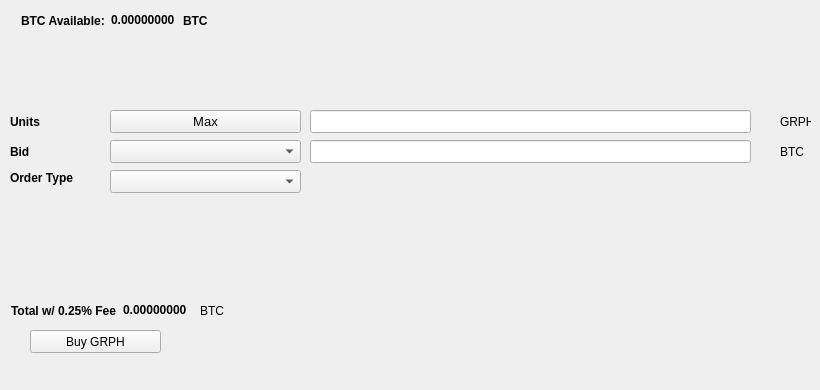
   <widget class="QWidget" name="BuyTab">
    <attribute name="title">
     <string>Buy</string>
    </attribute>
    <widget class="QPushButton" name="BuyGRPH">
     <property name="geometry">
      <rect>
       <x>30</x>
       <y>330</y>
       <width>131</width>
       <height>23</height>
      </rect>
     </property>
     <property name="text">
      <string>Buy GRPH</string>
     </property>
     <property name="icon">
      <iconset resource="../graphcoin.qrc">
       <normaloff>:/icons/bitcoin</normaloff>:/icons/bitcoin</iconset>
     </property>
    </widget>
    <widget class="QLabel" name="label_3">
     <property name="geometry">
      <rect>
       <x>10</x>
       <y>110</y>
       <width>46</width>
       <height>23</height>
      </rect>
     </property>
     <property name="font">
      <font>
       <weight>75</weight>
       <bold>true</bold>
      </font>
     </property>
     <property name="text">
      <string>Units</string>
     </property>
    </widget>
    <widget class="QLineEdit" name="UnitsInput">
     <property name="geometry">
      <rect>
       <x>310</x>
       <y>110</y>
       <width>441</width>
       <height>23</height>
      </rect>
     </property>
     <property name="font">
      <font>
       <pointsize>9</pointsize>
       <weight>75</weight>
       <bold>true</bold>
      </font>
     </property>
    </widget>
    <widget class="QLineEdit" name="BuyBidPriceEdit">
     <property name="geometry">
      <rect>
       <x>310</x>
       <y>140</y>
       <width>441</width>
       <height>23</height>
      </rect>
     </property>
     <property name="font">
      <font>
       <pointsize>9</pointsize>
       <weight>75</weight>
       <bold>true</bold>
      </font>
     </property>
    </widget>
    <widget class="QLabel" name="label_4">
     <property name="geometry">
      <rect>
       <x>780</x>
       <y>110</y>
       <width>31</width>
       <height>23</height>
      </rect>
     </property>
     <property name="text">
      <string>GRPH</string>
     </property>
    </widget>
    <widget class="QLabel" name="label_5">
     <property name="geometry">
      <rect>
       <x>780</x>
       <y>140</y>
       <width>31</width>
       <height>23</height>
      </rect>
     </property>
     <property name="text">
      <string>BTC</string>
     </property>
    </widget>
    <widget class="QLabel" name="label_6">
     <property name="geometry">
      <rect>
       <x>10</x>
       <y>140</y>
       <width>46</width>
       <height>23</height>
      </rect>
     </property>
     <property name="font">
      <font>
       <weight>75</weight>
       <bold>true</bold>
      </font>
     </property>
     <property name="text">
      <string>Bid</string>
     </property>
    </widget>
    <widget class="QLabel" name="label_7">
     <property name="geometry">
      <rect>
       <x>10</x>
       <y>170</y>
       <width>91</width>
       <height>16</height>
      </rect>
     </property>
     <property name="font">
      <font>
       <weight>75</weight>
       <bold>true</bold>
      </font>
     </property>
     <property name="text">
      <string>Order Type</string>
     </property>
    </widget>
    <widget class="QPushButton" name="Buy_Max_Amount">
     <property name="geometry">
      <rect>
       <x>110</x>
       <y>110</y>
       <width>191</width>
       <height>23</height>
      </rect>
     </property>
     <property name="font">
      <font>
       <pointsize>10</pointsize>
      </font>
     </property>
     <property name="text">
      <string>Max</string>
     </property>
    </widget>
    <widget class="QComboBox" name="BuyBidcomboBox">
     <property name="geometry">
      <rect>
       <x>110</x>
       <y>140</y>
       <width>191</width>
       <height>23</height>
      </rect>
     </property>
     <property name="font">
      <font>
       <pointsize>10</pointsize>
      </font>
     </property>
    </widget>
    <widget class="QComboBox" name="buyOrdertypeCombo">
     <property name="geometry">
      <rect>
       <x>110</x>
       <y>170</y>
       <width>191</width>
       <height>23</height>
      </rect>
     </property>
     <property name="font">
      <font>
       <pointsize>10</pointsize>
      </font>
     </property>
    </widget>
    <widget class="QWidget" name="layoutWidget1">
     <property name="geometry">
      <rect>
       <x>21</x>
       <y>11</y>
       <width>227</width>
       <height>19</height>
      </rect>
     </property>
     <layout class="QHBoxLayout" name="horizontalLayout_3">
      <item>
       <widget class="QLabel" name="label232">
        <property name="font">
         <font>
          <weight>75</weight>
          <bold>true</bold>
         </font>
        </property>
        <property name="text">
         <string>BTC Available:</string>
        </property>
       </widget>
      </item>
      <item>
       <widget class="QLabel" name="BtcAvailableLbl">
        <property name="palette">
         <palette>
          <active>
           <colorrole role="WindowText">
            <brush brushstyle="SolidPattern">
             <color alpha="255">
              <red>0</red>
              <green>0</green>
              <blue>0</blue>
             </color>
            </brush>
           </colorrole>
           <colorrole role="Button">
            <brush brushstyle="SolidPattern">
             <color alpha="255">
              <red>0</red>
              <green>170</green>
              <blue>0</blue>
             </color>
            </brush>
           </colorrole>
           <colorrole role="Light">
            <brush brushstyle="SolidPattern">
             <color alpha="255">
              <red>0</red>
              <green>255</green>
              <blue>0</blue>
             </color>
            </brush>
           </colorrole>
           <colorrole role="Midlight">
            <brush brushstyle="SolidPattern">
             <color alpha="255">
              <red>0</red>
              <green>212</green>
              <blue>0</blue>
             </color>
            </brush>
           </colorrole>
           <colorrole role="Dark">
            <brush brushstyle="SolidPattern">
             <color alpha="255">
              <red>0</red>
              <green>85</green>
              <blue>0</blue>
             </color>
            </brush>
           </colorrole>
           <colorrole role="Mid">
            <brush brushstyle="SolidPattern">
             <color alpha="255">
              <red>0</red>
              <green>113</green>
              <blue>0</blue>
             </color>
            </brush>
           </colorrole>
           <colorrole role="Text">
            <brush brushstyle="SolidPattern">
             <color alpha="255">
              <red>0</red>
              <green>170</green>
              <blue>0</blue>
             </color>
            </brush>
           </colorrole>
           <colorrole role="BrightText">
            <brush brushstyle="SolidPattern">
             <color alpha="255">
              <red>255</red>
              <green>255</green>
              <blue>255</blue>
             </color>
            </brush>
           </colorrole>
           <colorrole role="ButtonText">
            <brush brushstyle="SolidPattern">
             <color alpha="255">
              <red>0</red>
              <green>0</green>
              <blue>0</blue>
             </color>
            </brush>
           </colorrole>
           <colorrole role="Base">
            <brush brushstyle="SolidPattern">
             <color alpha="255">
              <red>255</red>
              <green>255</green>
              <blue>255</blue>
             </color>
            </brush>
           </colorrole>
           <colorrole role="Window">
            <brush brushstyle="SolidPattern">
             <color alpha="255">
              <red>0</red>
              <green>170</green>
              <blue>0</blue>
             </color>
            </brush>
           </colorrole>
           <colorrole role="Shadow">
            <brush brushstyle="SolidPattern">
             <color alpha="255">
              <red>0</red>
              <green>0</green>
              <blue>0</blue>
             </color>
            </brush>
           </colorrole>
           <colorrole role="AlternateBase">
            <brush brushstyle="SolidPattern">
             <color alpha="255">
              <red>127</red>
              <green>212</green>
              <blue>127</blue>
             </color>
            </brush>
           </colorrole>
           <colorrole role="ToolTipBase">
            <brush brushstyle="SolidPattern">
             <color alpha="255">
              <red>255</red>
              <green>255</green>
              <blue>220</blue>
             </color>
            </brush>
           </colorrole>
           <colorrole role="ToolTipText">
            <brush brushstyle="SolidPattern">
             <color alpha="255">
              <red>0</red>
              <green>0</green>
              <blue>0</blue>
             </color>
            </brush>
           </colorrole>
          </active>
          <inactive>
           <colorrole role="WindowText">
            <brush brushstyle="SolidPattern">
             <color alpha="255">
              <red>0</red>
              <green>0</green>
              <blue>0</blue>
             </color>
            </brush>
           </colorrole>
           <colorrole role="Button">
            <brush brushstyle="SolidPattern">
             <color alpha="255">
              <red>0</red>
              <green>170</green>
              <blue>0</blue>
             </color>
            </brush>
           </colorrole>
           <colorrole role="Light">
            <brush brushstyle="SolidPattern">
             <color alpha="255">
              <red>0</red>
              <green>255</green>
              <blue>0</blue>
             </color>
            </brush>
           </colorrole>
           <colorrole role="Midlight">
            <brush brushstyle="SolidPattern">
             <color alpha="255">
              <red>0</red>
              <green>212</green>
              <blue>0</blue>
             </color>
            </brush>
           </colorrole>
           <colorrole role="Dark">
            <brush brushstyle="SolidPattern">
             <color alpha="255">
              <red>0</red>
              <green>85</green>
              <blue>0</blue>
             </color>
            </brush>
           </colorrole>
           <colorrole role="Mid">
            <brush brushstyle="SolidPattern">
             <color alpha="255">
              <red>0</red>
              <green>113</green>
              <blue>0</blue>
             </color>
            </brush>
           </colorrole>
           <colorrole role="Text">
            <brush brushstyle="SolidPattern">
             <color alpha="255">
              <red>0</red>
              <green>170</green>
              <blue>0</blue>
             </color>
            </brush>
           </colorrole>
           <colorrole role="BrightText">
            <brush brushstyle="SolidPattern">
             <color alpha="255">
              <red>255</red>
              <green>255</green>
              <blue>255</blue>
             </color>
            </brush>
           </colorrole>
           <colorrole role="ButtonText">
            <brush brushstyle="SolidPattern">
             <color alpha="255">
              <red>0</red>
              <green>0</green>
              <blue>0</blue>
             </color>
            </brush>
           </colorrole>
           <colorrole role="Base">
            <brush brushstyle="SolidPattern">
             <color alpha="255">
              <red>255</red>
              <green>255</green>
              <blue>255</blue>
             </color>
            </brush>
           </colorrole>
           <colorrole role="Window">
            <brush brushstyle="SolidPattern">
             <color alpha="255">
              <red>0</red>
              <green>170</green>
              <blue>0</blue>
             </color>
            </brush>
           </colorrole>
           <colorrole role="Shadow">
            <brush brushstyle="SolidPattern">
             <color alpha="255">
              <red>0</red>
              <green>0</green>
              <blue>0</blue>
             </color>
            </brush>
           </colorrole>
           <colorrole role="AlternateBase">
            <brush brushstyle="SolidPattern">
             <color alpha="255">
              <red>127</red>
              <green>212</green>
              <blue>127</blue>
             </color>
            </brush>
           </colorrole>
           <colorrole role="ToolTipBase">
            <brush brushstyle="SolidPattern">
             <color alpha="255">
              <red>255</red>
              <green>255</green>
              <blue>220</blue>
             </color>
            </brush>
           </colorrole>
           <colorrole role="ToolTipText">
            <brush brushstyle="SolidPattern">
             <color alpha="255">
              <red>0</red>
              <green>0</green>
              <blue>0</blue>
             </color>
            </brush>
           </colorrole>
          </inactive>
          <disabled>
           <colorrole role="WindowText">
            <brush brushstyle="SolidPattern">
             <color alpha="255">
              <red>0</red>
              <green>85</green>
              <blue>0</blue>
             </color>
            </brush>
           </colorrole>
           <colorrole role="Button">
            <brush brushstyle="SolidPattern">
             <color alpha="255">
              <red>0</red>
              <green>170</green>
              <blue>0</blue>
             </color>
            </brush>
           </colorrole>
           <colorrole role="Light">
            <brush brushstyle="SolidPattern">
             <color alpha="255">
              <red>0</red>
              <green>255</green>
              <blue>0</blue>
             </color>
            </brush>
           </colorrole>
           <colorrole role="Midlight">
            <brush brushstyle="SolidPattern">
             <color alpha="255">
              <red>0</red>
              <green>212</green>
              <blue>0</blue>
             </color>
            </brush>
           </colorrole>
           <colorrole role="Dark">
            <brush brushstyle="SolidPattern">
             <color alpha="255">
              <red>0</red>
              <green>85</green>
              <blue>0</blue>
             </color>
            </brush>
           </colorrole>
           <colorrole role="Mid">
            <brush brushstyle="SolidPattern">
             <color alpha="255">
              <red>0</red>
              <green>113</green>
              <blue>0</blue>
             </color>
            </brush>
           </colorrole>
           <colorrole role="Text">
            <brush brushstyle="SolidPattern">
             <color alpha="255">
              <red>0</red>
              <green>85</green>
              <blue>0</blue>
             </color>
            </brush>
           </colorrole>
           <colorrole role="BrightText">
            <brush brushstyle="SolidPattern">
             <color alpha="255">
              <red>255</red>
              <green>255</green>
              <blue>255</blue>
             </color>
            </brush>
           </colorrole>
           <colorrole role="ButtonText">
            <brush brushstyle="SolidPattern">
             <color alpha="255">
              <red>0</red>
              <green>85</green>
              <blue>0</blue>
             </color>
            </brush>
           </colorrole>
           <colorrole role="Base">
            <brush brushstyle="SolidPattern">
             <color alpha="255">
              <red>0</red>
              <green>170</green>
              <blue>0</blue>
             </color>
            </brush>
           </colorrole>
           <colorrole role="Window">
            <brush brushstyle="SolidPattern">
             <color alpha="255">
              <red>0</red>
              <green>170</green>
              <blue>0</blue>
             </color>
            </brush>
           </colorrole>
           <colorrole role="Shadow">
            <brush brushstyle="SolidPattern">
             <color alpha="255">
              <red>0</red>
              <green>0</green>
              <blue>0</blue>
             </color>
            </brush>
           </colorrole>
           <colorrole role="AlternateBase">
            <brush brushstyle="SolidPattern">
             <color alpha="255">
              <red>0</red>
              <green>170</green>
              <blue>0</blue>
             </color>
            </brush>
           </colorrole>
           <colorrole role="ToolTipBase">
            <brush brushstyle="SolidPattern">
             <color alpha="255">
              <red>255</red>
              <green>255</green>
              <blue>220</blue>
             </color>
            </brush>
           </colorrole>
           <colorrole role="ToolTipText">
            <brush brushstyle="SolidPattern">
             <color alpha="255">
              <red>0</red>
              <green>0</green>
              <blue>0</blue>
             </color>
            </brush>
           </colorrole>
          </disabled>
         </palette>
        </property>
        <property name="font">
         <font>
          <weight>75</weight>
          <bold>true</bold>
         </font>
        </property>
        <property name="text">
         <string>0.00000000</string>
        </property>
        <property name="textInteractionFlags">
         <set>Qt::LinksAccessibleByMouse|Qt::TextSelectableByKeyboard|Qt::TextSelectableByMouse</set>
        </property>
       </widget>
      </item>
      <item>
       <widget class="QLabel" name="BtcAvailableLbl_2">
        <property name="font">
         <font>
          <weight>75</weight>
          <bold>true</bold>
         </font>
        </property>
        <property name="text">
         <string>BTC</string>
        </property>
       </widget>
      </item>
     </layout>
    </widget>
    <widget class="QWidget" name="layoutWidge2">
     <property name="geometry">
      <rect>
       <x>11</x>
       <y>301</y>
       <width>259</width>
       <height>19</height>
      </rect>
     </property>
     <layout class="QHBoxLayout" name="horizontalLayout_4">
      <item>
       <widget class="QLabel" name="label_9">
        <property name="font">
         <font>
          <weight>75</weight>
          <bold>true</bold>
         </font>
        </property>
        <property name="text">
         <string>Total w/ 0.25% Fee</string>
        </property>
       </widget>
      </item>
      <item>
       <widget class="QLabel" name="BuyCostLabel">
        <property name="palette">
         <palette>
          <active>
           <colorrole role="WindowText">
            <brush brushstyle="SolidPattern">
             <color alpha="255">
              <red>0</red>
              <green>0</green>
              <blue>0</blue>
             </color>
            </brush>
           </colorrole>
           <colorrole role="Button">
            <brush brushstyle="SolidPattern">
             <color alpha="255">
              <red>0</red>
              <green>170</green>
              <blue>0</blue>
             </color>
            </brush>
           </colorrole>
           <colorrole role="Light">
            <brush brushstyle="SolidPattern">
             <color alpha="255">
              <red>0</red>
              <green>255</green>
              <blue>0</blue>
             </color>
            </brush>
           </colorrole>
           <colorrole role="Midlight">
            <brush brushstyle="SolidPattern">
             <color alpha="255">
              <red>0</red>
              <green>212</green>
              <blue>0</blue>
             </color>
            </brush>
           </colorrole>
           <colorrole role="Dark">
            <brush brushstyle="SolidPattern">
             <color alpha="255">
              <red>0</red>
              <green>85</green>
              <blue>0</blue>
             </color>
            </brush>
           </colorrole>
           <colorrole role="Mid">
            <brush brushstyle="SolidPattern">
             <color alpha="255">
              <red>0</red>
              <green>113</green>
              <blue>0</blue>
             </color>
            </brush>
           </colorrole>
           <colorrole role="Text">
            <brush brushstyle="SolidPattern">
             <color alpha="255">
              <red>0</red>
              <green>170</green>
              <blue>0</blue>
             </color>
            </brush>
           </colorrole>
           <colorrole role="BrightText">
            <brush brushstyle="SolidPattern">
             <color alpha="255">
              <red>255</red>
              <green>255</green>
              <blue>255</blue>
             </color>
            </brush>
           </colorrole>
           <colorrole role="ButtonText">
            <brush brushstyle="SolidPattern">
             <color alpha="255">
              <red>0</red>
              <green>0</green>
              <blue>0</blue>
             </color>
            </brush>
           </colorrole>
           <colorrole role="Base">
            <brush brushstyle="SolidPattern">
             <color alpha="255">
              <red>255</red>
              <green>255</green>
              <blue>255</blue>
             </color>
            </brush>
           </colorrole>
           <colorrole role="Window">
            <brush brushstyle="SolidPattern">
             <color alpha="255">
              <red>0</red>
              <green>170</green>
              <blue>0</blue>
             </color>
            </brush>
           </colorrole>
           <colorrole role="Shadow">
            <brush brushstyle="SolidPattern">
             <color alpha="255">
              <red>0</red>
              <green>0</green>
              <blue>0</blue>
             </color>
            </brush>
           </colorrole>
           <colorrole role="AlternateBase">
            <brush brushstyle="SolidPattern">
             <color alpha="255">
              <red>127</red>
              <green>212</green>
              <blue>127</blue>
             </color>
            </brush>
           </colorrole>
           <colorrole role="ToolTipBase">
            <brush brushstyle="SolidPattern">
             <color alpha="255">
              <red>255</red>
              <green>255</green>
              <blue>220</blue>
             </color>
            </brush>
           </colorrole>
           <colorrole role="ToolTipText">
            <brush brushstyle="SolidPattern">
             <color alpha="255">
              <red>0</red>
              <green>0</green>
              <blue>0</blue>
             </color>
            </brush>
           </colorrole>
          </active>
          <inactive>
           <colorrole role="WindowText">
            <brush brushstyle="SolidPattern">
             <color alpha="255">
              <red>0</red>
              <green>0</green>
              <blue>0</blue>
             </color>
            </brush>
           </colorrole>
           <colorrole role="Button">
            <brush brushstyle="SolidPattern">
             <color alpha="255">
              <red>0</red>
              <green>170</green>
              <blue>0</blue>
             </color>
            </brush>
           </colorrole>
           <colorrole role="Light">
            <brush brushstyle="SolidPattern">
             <color alpha="255">
              <red>0</red>
              <green>255</green>
              <blue>0</blue>
             </color>
            </brush>
           </colorrole>
           <colorrole role="Midlight">
            <brush brushstyle="SolidPattern">
             <color alpha="255">
              <red>0</red>
              <green>212</green>
              <blue>0</blue>
             </color>
            </brush>
           </colorrole>
           <colorrole role="Dark">
            <brush brushstyle="SolidPattern">
             <color alpha="255">
              <red>0</red>
              <green>85</green>
              <blue>0</blue>
             </color>
            </brush>
           </colorrole>
           <colorrole role="Mid">
            <brush brushstyle="SolidPattern">
             <color alpha="255">
              <red>0</red>
              <green>113</green>
              <blue>0</blue>
             </color>
            </brush>
           </colorrole>
           <colorrole role="Text">
            <brush brushstyle="SolidPattern">
             <color alpha="255">
              <red>0</red>
              <green>170</green>
              <blue>0</blue>
             </color>
            </brush>
           </colorrole>
           <colorrole role="BrightText">
            <brush brushstyle="SolidPattern">
             <color alpha="255">
              <red>255</red>
              <green>255</green>
              <blue>255</blue>
             </color>
            </brush>
           </colorrole>
           <colorrole role="ButtonText">
            <brush brushstyle="SolidPattern">
             <color alpha="255">
              <red>0</red>
              <green>0</green>
              <blue>0</blue>
             </color>
            </brush>
           </colorrole>
           <colorrole role="Base">
            <brush brushstyle="SolidPattern">
             <color alpha="255">
              <red>255</red>
              <green>255</green>
              <blue>255</blue>
             </color>
            </brush>
           </colorrole>
           <colorrole role="Window">
            <brush brushstyle="SolidPattern">
             <color alpha="255">
              <red>0</red>
              <green>170</green>
              <blue>0</blue>
             </color>
            </brush>
           </colorrole>
           <colorrole role="Shadow">
            <brush brushstyle="SolidPattern">
             <color alpha="255">
              <red>0</red>
              <green>0</green>
              <blue>0</blue>
             </color>
            </brush>
           </colorrole>
           <colorrole role="AlternateBase">
            <brush brushstyle="SolidPattern">
             <color alpha="255">
              <red>127</red>
              <green>212</green>
              <blue>127</blue>
             </color>
            </brush>
           </colorrole>
           <colorrole role="ToolTipBase">
            <brush brushstyle="SolidPattern">
             <color alpha="255">
              <red>255</red>
              <green>255</green>
              <blue>220</blue>
             </color>
            </brush>
           </colorrole>
           <colorrole role="ToolTipText">
            <brush brushstyle="SolidPattern">
             <color alpha="255">
              <red>0</red>
              <green>0</green>
              <blue>0</blue>
             </color>
            </brush>
           </colorrole>
          </inactive>
          <disabled>
           <colorrole role="WindowText">
            <brush brushstyle="SolidPattern">
             <color alpha="255">
              <red>0</red>
              <green>85</green>
              <blue>0</blue>
             </color>
            </brush>
           </colorrole>
           <colorrole role="Button">
            <brush brushstyle="SolidPattern">
             <color alpha="255">
              <red>0</red>
              <green>170</green>
              <blue>0</blue>
             </color>
            </brush>
           </colorrole>
           <colorrole role="Light">
            <brush brushstyle="SolidPattern">
             <color alpha="255">
              <red>0</red>
              <green>255</green>
              <blue>0</blue>
             </color>
            </brush>
           </colorrole>
           <colorrole role="Midlight">
            <brush brushstyle="SolidPattern">
             <color alpha="255">
              <red>0</red>
              <green>212</green>
              <blue>0</blue>
             </color>
            </brush>
           </colorrole>
           <colorrole role="Dark">
            <brush brushstyle="SolidPattern">
             <color alpha="255">
              <red>0</red>
              <green>85</green>
              <blue>0</blue>
             </color>
            </brush>
           </colorrole>
           <colorrole role="Mid">
            <brush brushstyle="SolidPattern">
             <color alpha="255">
              <red>0</red>
              <green>113</green>
              <blue>0</blue>
             </color>
            </brush>
           </colorrole>
           <colorrole role="Text">
            <brush brushstyle="SolidPattern">
             <color alpha="255">
              <red>0</red>
              <green>85</green>
              <blue>0</blue>
             </color>
            </brush>
           </colorrole>
           <colorrole role="BrightText">
            <brush brushstyle="SolidPattern">
             <color alpha="255">
              <red>255</red>
              <green>255</green>
              <blue>255</blue>
             </color>
            </brush>
           </colorrole>
           <colorrole role="ButtonText">
            <brush brushstyle="SolidPattern">
             <color alpha="255">
              <red>0</red>
              <green>85</green>
              <blue>0</blue>
             </color>
            </brush>
           </colorrole>
           <colorrole role="Base">
            <brush brushstyle="SolidPattern">
             <color alpha="255">
              <red>0</red>
              <green>170</green>
              <blue>0</blue>
             </color>
            </brush>
           </colorrole>
           <colorrole role="Window">
            <brush brushstyle="SolidPattern">
             <color alpha="255">
              <red>0</red>
              <green>170</green>
              <blue>0</blue>
             </color>
            </brush>
           </colorrole>
           <colorrole role="Shadow">
            <brush brushstyle="SolidPattern">
             <color alpha="255">
              <red>0</red>
              <green>0</green>
              <blue>0</blue>
             </color>
            </brush>
           </colorrole>
           <colorrole role="AlternateBase">
            <brush brushstyle="SolidPattern">
             <color alpha="255">
              <red>0</red>
              <green>170</green>
              <blue>0</blue>
             </color>
            </brush>
           </colorrole>
           <colorrole role="ToolTipBase">
            <brush brushstyle="SolidPattern">
             <color alpha="255">
              <red>255</red>
              <green>255</green>
              <blue>220</blue>
             </color>
            </brush>
           </colorrole>
           <colorrole role="ToolTipText">
            <brush brushstyle="SolidPattern">
             <color alpha="255">
              <red>0</red>
              <green>0</green>
              <blue>0</blue>
             </color>
            </brush>
           </colorrole>
          </disabled>
         </palette>
        </property>
        <property name="font">
         <font>
          <weight>75</weight>
          <bold>true</bold>
         </font>
        </property>
        <property name="autoFillBackground">
         <bool>false</bool>
        </property>
        <property name="text">
         <string>0.00000000</string>
        </property>
        <property name="textInteractionFlags">
         <set>Qt::LinksAccessibleByMouse|Qt::TextSelectableByMouse</set>
        </property>
       </widget>
      </item>
      <item>
       <widget class="QLabel" name="label_10">
        <property name="font">
         <font>
          <weight>50</weight>
          <bold>false</bold>
         </font>
        </property>
        <property name="text">
         <string>BTC</string>
        </property>
       </widget>
      </item>
     </layout>
    </widget>
    <widget class="QLabel" name="label_24">
     <property name="geometry">
      <rect>
       <x>460</x>
       <y>300</y>
       <width>281</width>
       <height>81</height>
      </rect>
     </property>
     <property name="text">
      <string/>
     </property>
     <property name="pixmap">
      <pixmap>:/images/bittrex</pixmap>
     </property>
    </widget>
   </widget>
